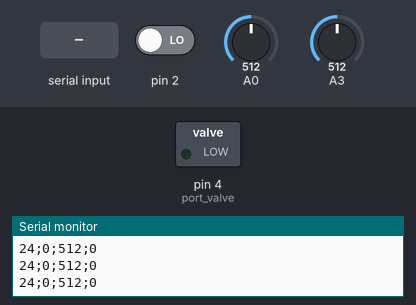
A sketch run on a simulated Arduino Uno, built with avr-gcc and run on an emulated ATmega328P. On the bench: switched loads named in the sketch (green lamp = pin HIGH), the last lines printed to the serial monitor. The inputs (shaded band) are chosen by the test bench; at power-on: pin 2 LOW, A0 = 512, A3 = 512.

Above: at 1.2 s.
1.3 s: "1\n" received over the second serial link
At 1.7 s:
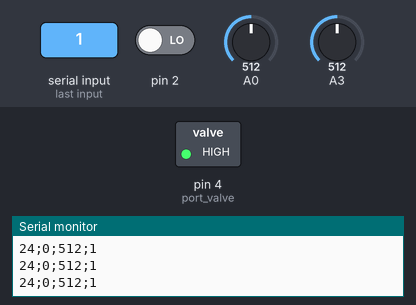
2.8 s: "0\n" received over the second serial link
At 3.7 s:
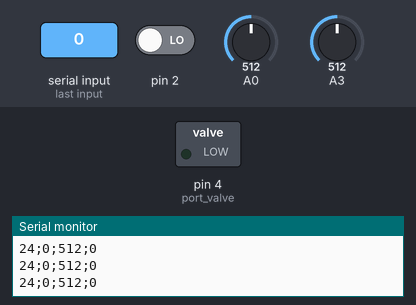
Timing chart, 0 to 5.8 s (numbered marks = the images above; inputs shaded):
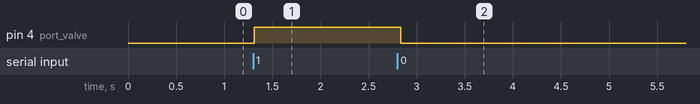

The sketch:

test.ino
```cpp
#include <SoftwareSerial.h>

SoftwareSerial mySerial(10, 11); // RX, TX
int bluetoothData;
int port_luminosity = 0;
int port_temperature = 3;
int port_level = 2;
int port_valve = 4;


void setup(){
  // Open serial communications and wait for port to open:
  Serial.begin(115200);
  Serial.println("Type AT commands!");
  mySerial.begin(9600);
  pinMode(port_valve, OUTPUT);

}

void loop(){


  if (mySerial.available()){
    bluetoothData=mySerial.read();
    if (bluetoothData=='0'){// valve off
      setWaterValve(port_valve, 0);
      mySerial.print("OFF OK!\n");
    }
    if(bluetoothData=='1'){ // valve on
      setWaterValve(port_valve, 1);
      mySerial.print("ON OK!\n");
    }
    if (bluetoothData=='2'){// send data
      mySerial.print(readTemperature(port_temperature));
      mySerial.print(";");
      mySerial.print(readWaterLevel(port_level));
      mySerial.print(";");
      mySerial.print(readLuminosity(port_luminosity));
      mySerial.print(";");
      mySerial.print(readWaterValve(port_valve));
      mySerial.print("\n");

    }

  }
  delay(100); // prepare for next data ...

  Serial.print(readTemperature(port_temperature));
  Serial.print(";");
  Serial.print(readWaterLevel(port_level));
  Serial.print(";");
  Serial.print(readLuminosity(port_luminosity));
  Serial.print(";");
  Serial.print(readWaterValve(port_valve));
  Serial.print("\n");

}// END loop()


long readLuminosity(int port){
  return analogRead(port);
}


int readWaterLevel(int port){
  return digitalRead(port);
}

int readWaterValve(int port){
  return digitalRead(port);
}

int readTemperature(int port){
  int Vo;
  float R1 = 10000;
  float logR2, R2, T, Tc, Tf;
  float c1 = 1.009249522e-03, c2 = 2.378405444e-04, c3 = 2.019202697e-07;

  Vo = analogRead(port);
  R2 = R1 * (1023.0 / (float)Vo - 1.0);
  logR2 = log(R2);
  T = (1.0 / (c1 + c2*logR2 + c3*logR2*logR2*logR2));
  Tc = T - 273.15;
  Tf = (Tc * 9.0)/ 5.0 + 32.0;

  return Tc;
}

void setWaterValve(int port, int state){
  if (state == 1){
    digitalWrite(port,HIGH);
  }
  else{
    digitalWrite(port,LOW);
  }
}
```

Measured:
- after the input at 1.3 s, pin 4 (port_valve): LOW → HIGH at once
- after the input at 2.8 s, pin 4 (port_valve): HIGH → LOW at once
